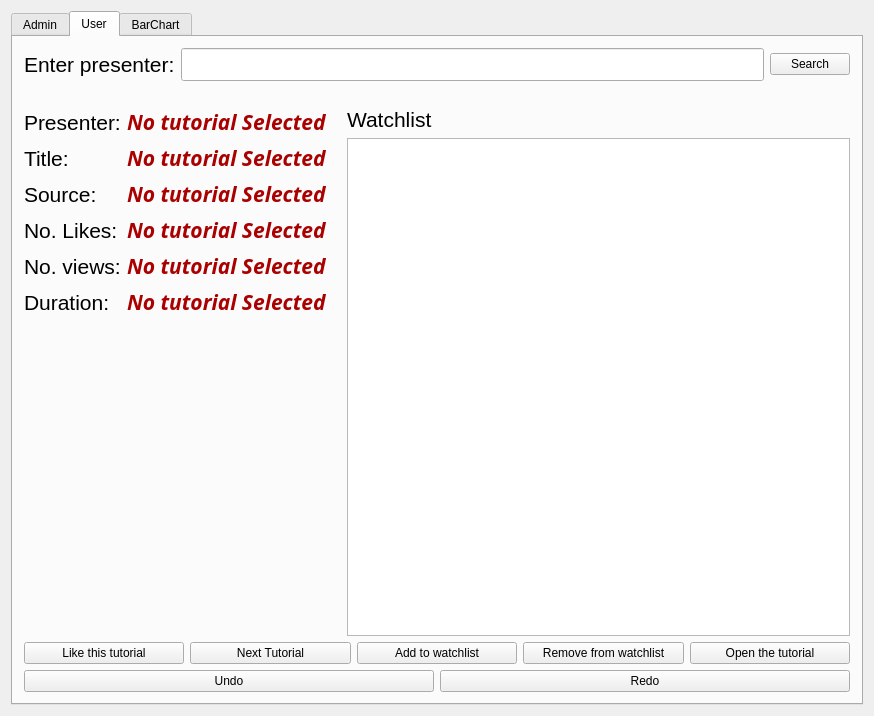
<?xml version="1.0" encoding="UTF-8"?>
<ui version="4.0">
 <class>GUIClass</class>
 <widget class="QMainWindow" name="GUIClass">
  <property name="geometry">
   <rect>
    <x>0</x>
    <y>0</y>
    <width>874</width>
    <height>716</height>
   </rect>
  </property>
  <property name="windowTitle">
   <string>GUI</string>
  </property>
  <widget class="QWidget" name="centralWidget">
   <layout class="QHBoxLayout" name="horizontalLayout">
    <item>
     <widget class="QTabWidget" name="tabWidget">
      <property name="currentIndex">
       <number>1</number>
      </property>
      <widget class="QWidget" name="adminTab">
       <attribute name="title">
        <string>Admin</string>
       </attribute>
       <layout class="QHBoxLayout" name="horizontalLayout_9">
        <item>
         <layout class="QVBoxLayout" name="leftLayout">
          <item>
           <layout class="QFormLayout" name="formLayout">
            <item row="0" column="0">
             <widget class="QLabel" name="label">
              <property name="font">
               <font>
                <pointsize>14</pointsize>
               </font>
              </property>
              <property name="text">
               <string>Presenter</string>
              </property>
             </widget>
            </item>
            <item row="0" column="1">
             <widget class="QLineEdit" name="presenterLineEdit">
              <property name="font">
               <font>
                <pointsize>14</pointsize>
               </font>
              </property>
              <property name="text">
               <string/>
              </property>
             </widget>
            </item>
            <item row="1" column="0">
             <widget class="QLabel" name="titleLabel">
              <property name="font">
               <font>
                <pointsize>14</pointsize>
               </font>
              </property>
              <property name="text">
               <string>Title</string>
              </property>
             </widget>
            </item>
            <item row="1" column="1">
             <widget class="QLineEdit" name="titleLineEdit">
              <property name="font">
               <font>
                <pointsize>14</pointsize>
               </font>
              </property>
             </widget>
            </item>
            <item row="2" column="0">
             <widget class="QLabel" name="noLikesLabel">
              <property name="font">
               <font>
                <pointsize>14</pointsize>
               </font>
              </property>
              <property name="text">
               <string>No. likes</string>
              </property>
             </widget>
            </item>
            <item row="2" column="1">
             <widget class="QLineEdit" name="noLikesLineEdit">
              <property name="font">
               <font>
                <pointsize>14</pointsize>
               </font>
              </property>
             </widget>
            </item>
            <item row="3" column="0">
             <widget class="QLabel" name="noViewsLabel">
              <property name="font">
               <font>
                <pointsize>14</pointsize>
               </font>
              </property>
              <property name="cursor">
               <cursorShape>ClosedHandCursor</cursorShape>
              </property>
              <property name="text">
               <string>No. Views</string>
              </property>
             </widget>
            </item>
            <item row="3" column="1">
             <widget class="QLineEdit" name="noViewsLineEdit">
              <property name="font">
               <font>
                <pointsize>14</pointsize>
               </font>
              </property>
              <property name="cursor">
               <cursorShape>ClosedHandCursor</cursorShape>
              </property>
             </widget>
            </item>
            <item row="4" column="0">
             <widget class="QLabel" name="sourceLabels">
              <property name="font">
               <font>
                <pointsize>14</pointsize>
               </font>
              </property>
              <property name="cursor">
               <cursorShape>ClosedHandCursor</cursorShape>
              </property>
              <property name="text">
               <string>Source</string>
              </property>
             </widget>
            </item>
            <item row="4" column="1">
             <widget class="QLineEdit" name="sourceLineEdit">
              <property name="font">
               <font>
                <pointsize>14</pointsize>
               </font>
              </property>
              <property name="cursor">
               <cursorShape>ClosedHandCursor</cursorShape>
              </property>
             </widget>
            </item>
            <item row="5" column="0">
             <widget class="QLabel" name="durationLabel">
              <property name="font">
               <font>
                <pointsize>14</pointsize>
               </font>
              </property>
              <property name="cursor">
               <cursorShape>ClosedHandCursor</cursorShape>
              </property>
              <property name="text">
               <string>Duration</string>
              </property>
             </widget>
            </item>
            <item row="5" column="1">
             <widget class="QLineEdit" name="durationLineEdit">
              <property name="font">
               <font>
                <pointsize>14</pointsize>
               </font>
              </property>
              <property name="cursor">
               <cursorShape>ClosedHandCursor</cursorShape>
              </property>
             </widget>
            </item>
           </layout>
          </item>
          <item>
           <layout class="QVBoxLayout" name="verticalLayout">
            <item>
             <layout class="QHBoxLayout" name="horizontalLayout_3">
              <item>
               <widget class="QPushButton" name="addButton">
                <property name="text">
                 <string>Add a tutorial</string>
                </property>
               </widget>
              </item>
              <item>
               <widget class="QPushButton" name="removeButton">
                <property name="text">
                 <string>Remove a tutorial</string>
                </property>
               </widget>
              </item>
             </layout>
            </item>
            <item>
             <layout class="QHBoxLayout" name="horizontalLayout_2">
              <item>
               <widget class="QPushButton" name="filterButton">
                <property name="text">
                 <string>Filter By Number of views</string>
                </property>
               </widget>
              </item>
              <item>
               <widget class="QLineEdit" name="noViewsFilterLineEdit"/>
              </item>
             </layout>
            </item>
            <item>
             <layout class="QHBoxLayout" name="horizontalLayout_4">
              <item>
               <widget class="QPushButton" name="undoButton">
                <property name="text">
                 <string>Undo</string>
                </property>
               </widget>
              </item>
              <item>
               <widget class="QPushButton" name="redoButton">
                <property name="text">
                 <string>Redo</string>
                </property>
               </widget>
              </item>
             </layout>
            </item>
           </layout>
          </item>
         </layout>
        </item>
        <item>
         <widget class="QTableView" name="tutorialView">
          <property name="alternatingRowColors">
           <bool>true</bool>
          </property>
          <property name="selectionMode">
           <enum>QAbstractItemView::SingleSelection</enum>
          </property>
          <property name="selectionBehavior">
           <enum>QAbstractItemView::SelectRows</enum>
          </property>
         </widget>
        </item>
       </layout>
      </widget>
      <widget class="QWidget" name="userTab">
       <attribute name="title">
        <string>User</string>
       </attribute>
       <layout class="QVBoxLayout" name="verticalLayout_3">
        <item>
         <layout class="QHBoxLayout" name="horizontalLayout_5">
          <item>
           <widget class="QLabel" name="label_2">
            <property name="font">
             <font>
              <pointsize>16</pointsize>
             </font>
            </property>
            <property name="text">
             <string>Enter presenter:</string>
            </property>
           </widget>
          </item>
          <item>
           <widget class="QLineEdit" name="presenterFilter">
            <property name="font">
             <font>
              <pointsize>16</pointsize>
             </font>
            </property>
           </widget>
          </item>
          <item>
           <widget class="QPushButton" name="searchButtom">
            <property name="text">
             <string>Search</string>
            </property>
           </widget>
          </item>
         </layout>
        </item>
        <item>
         <widget class="QLabel" name="label_5">
          <property name="text">
           <string/>
          </property>
         </widget>
        </item>
        <item>
         <layout class="QHBoxLayout" name="horizontalLayout_6">
          <item>
           <layout class="QFormLayout" name="formLayout_2">
            <item row="0" column="0">
             <widget class="QLabel" name="label_4">
              <property name="font">
               <font>
                <pointsize>16</pointsize>
               </font>
              </property>
              <property name="text">
               <string>Presenter:</string>
              </property>
             </widget>
            </item>
            <item row="0" column="1">
             <widget class="QLabel" name="presenterLabel">
              <property name="palette">
               <palette>
                <active>
                 <colorrole role="WindowText">
                  <brush brushstyle="SolidPattern">
                   <color alpha="255">
                    <red>170</red>
                    <green>0</green>
                    <blue>0</blue>
                   </color>
                  </brush>
                 </colorrole>
                </active>
                <inactive>
                 <colorrole role="WindowText">
                  <brush brushstyle="SolidPattern">
                   <color alpha="255">
                    <red>170</red>
                    <green>0</green>
                    <blue>0</blue>
                   </color>
                  </brush>
                 </colorrole>
                </inactive>
                <disabled>
                 <colorrole role="WindowText">
                  <brush brushstyle="SolidPattern">
                   <color alpha="255">
                    <red>120</red>
                    <green>120</green>
                    <blue>120</blue>
                   </color>
                  </brush>
                 </colorrole>
                </disabled>
               </palette>
              </property>
              <property name="font">
               <font>
                <family>Trebuchet MS</family>
                <pointsize>16</pointsize>
                <weight>75</weight>
                <italic>true</italic>
                <bold>true</bold>
               </font>
              </property>
              <property name="text">
               <string>No tutorial Selected</string>
              </property>
             </widget>
            </item>
            <item row="1" column="0">
             <widget class="QLabel" name="label_3">
              <property name="font">
               <font>
                <pointsize>16</pointsize>
               </font>
              </property>
              <property name="text">
               <string>Title:</string>
              </property>
             </widget>
            </item>
            <item row="1" column="1">
             <widget class="QLabel" name="titlelabel">
              <property name="palette">
               <palette>
                <active>
                 <colorrole role="WindowText">
                  <brush brushstyle="SolidPattern">
                   <color alpha="255">
                    <red>170</red>
                    <green>0</green>
                    <blue>0</blue>
                   </color>
                  </brush>
                 </colorrole>
                </active>
                <inactive>
                 <colorrole role="WindowText">
                  <brush brushstyle="SolidPattern">
                   <color alpha="255">
                    <red>170</red>
                    <green>0</green>
                    <blue>0</blue>
                   </color>
                  </brush>
                 </colorrole>
                </inactive>
                <disabled>
                 <colorrole role="WindowText">
                  <brush brushstyle="SolidPattern">
                   <color alpha="255">
                    <red>120</red>
                    <green>120</green>
                    <blue>120</blue>
                   </color>
                  </brush>
                 </colorrole>
                </disabled>
               </palette>
              </property>
              <property name="font">
               <font>
                <family>Trebuchet MS</family>
                <pointsize>16</pointsize>
                <weight>75</weight>
                <italic>true</italic>
                <bold>true</bold>
               </font>
              </property>
              <property name="text">
               <string>No tutorial Selected</string>
              </property>
             </widget>
            </item>
            <item row="2" column="0">
             <widget class="QLabel" name="label_6">
              <property name="font">
               <font>
                <pointsize>16</pointsize>
               </font>
              </property>
              <property name="text">
               <string>Source:</string>
              </property>
             </widget>
            </item>
            <item row="2" column="1">
             <widget class="QLabel" name="sourceLabel">
              <property name="palette">
               <palette>
                <active>
                 <colorrole role="WindowText">
                  <brush brushstyle="SolidPattern">
                   <color alpha="255">
                    <red>170</red>
                    <green>0</green>
                    <blue>0</blue>
                   </color>
                  </brush>
                 </colorrole>
                </active>
                <inactive>
                 <colorrole role="WindowText">
                  <brush brushstyle="SolidPattern">
                   <color alpha="255">
                    <red>170</red>
                    <green>0</green>
                    <blue>0</blue>
                   </color>
                  </brush>
                 </colorrole>
                </inactive>
                <disabled>
                 <colorrole role="WindowText">
                  <brush brushstyle="SolidPattern">
                   <color alpha="255">
                    <red>120</red>
                    <green>120</green>
                    <blue>120</blue>
                   </color>
                  </brush>
                 </colorrole>
                </disabled>
               </palette>
              </property>
              <property name="font">
               <font>
                <family>Trebuchet MS</family>
                <pointsize>16</pointsize>
                <weight>75</weight>
                <italic>true</italic>
                <bold>true</bold>
               </font>
              </property>
              <property name="text">
               <string>No tutorial Selected</string>
              </property>
             </widget>
            </item>
            <item row="3" column="0">
             <widget class="QLabel" name="label_7">
              <property name="font">
               <font>
                <pointsize>16</pointsize>
               </font>
              </property>
              <property name="text">
               <string>No. Likes:</string>
              </property>
             </widget>
            </item>
            <item row="3" column="1">
             <widget class="QLabel" name="noLikesLabel_2">
              <property name="palette">
               <palette>
                <active>
                 <colorrole role="WindowText">
                  <brush brushstyle="SolidPattern">
                   <color alpha="255">
                    <red>170</red>
                    <green>0</green>
                    <blue>0</blue>
                   </color>
                  </brush>
                 </colorrole>
                </active>
                <inactive>
                 <colorrole role="WindowText">
                  <brush brushstyle="SolidPattern">
                   <color alpha="255">
                    <red>170</red>
                    <green>0</green>
                    <blue>0</blue>
                   </color>
                  </brush>
                 </colorrole>
                </inactive>
                <disabled>
                 <colorrole role="WindowText">
                  <brush brushstyle="SolidPattern">
                   <color alpha="255">
                    <red>120</red>
                    <green>120</green>
                    <blue>120</blue>
                   </color>
                  </brush>
                 </colorrole>
                </disabled>
               </palette>
              </property>
              <property name="font">
               <font>
                <family>Trebuchet MS</family>
                <pointsize>16</pointsize>
                <weight>75</weight>
                <italic>true</italic>
                <bold>true</bold>
               </font>
              </property>
              <property name="text">
               <string>No tutorial Selected</string>
              </property>
             </widget>
            </item>
            <item row="4" column="0">
             <widget class="QLabel" name="label_8">
              <property name="font">
               <font>
                <pointsize>16</pointsize>
               </font>
              </property>
              <property name="text">
               <string>No. views:</string>
              </property>
             </widget>
            </item>
            <item row="4" column="1">
             <widget class="QLabel" name="noViewsLabel_2">
              <property name="palette">
               <palette>
                <active>
                 <colorrole role="WindowText">
                  <brush brushstyle="SolidPattern">
                   <color alpha="255">
                    <red>170</red>
                    <green>0</green>
                    <blue>0</blue>
                   </color>
                  </brush>
                 </colorrole>
                </active>
                <inactive>
                 <colorrole role="WindowText">
                  <brush brushstyle="SolidPattern">
                   <color alpha="255">
                    <red>170</red>
                    <green>0</green>
                    <blue>0</blue>
                   </color>
                  </brush>
                 </colorrole>
                </inactive>
                <disabled>
                 <colorrole role="WindowText">
                  <brush brushstyle="SolidPattern">
                   <color alpha="255">
                    <red>120</red>
                    <green>120</green>
                    <blue>120</blue>
                   </color>
                  </brush>
                 </colorrole>
                </disabled>
               </palette>
              </property>
              <property name="font">
               <font>
                <family>Trebuchet MS</family>
                <pointsize>16</pointsize>
                <weight>75</weight>
                <italic>true</italic>
                <bold>true</bold>
               </font>
              </property>
              <property name="text">
               <string>No tutorial Selected</string>
              </property>
             </widget>
            </item>
            <item row="5" column="0">
             <widget class="QLabel" name="label_9">
              <property name="font">
               <font>
                <pointsize>16</pointsize>
               </font>
              </property>
              <property name="text">
               <string>Duration:</string>
              </property>
             </widget>
            </item>
            <item row="5" column="1">
             <widget class="QLabel" name="Duration">
              <property name="palette">
               <palette>
                <active>
                 <colorrole role="WindowText">
                  <brush brushstyle="SolidPattern">
                   <color alpha="255">
                    <red>170</red>
                    <green>0</green>
                    <blue>0</blue>
                   </color>
                  </brush>
                 </colorrole>
                </active>
                <inactive>
                 <colorrole role="WindowText">
                  <brush brushstyle="SolidPattern">
                   <color alpha="255">
                    <red>170</red>
                    <green>0</green>
                    <blue>0</blue>
                   </color>
                  </brush>
                 </colorrole>
                </inactive>
                <disabled>
                 <colorrole role="WindowText">
                  <brush brushstyle="SolidPattern">
                   <color alpha="255">
                    <red>120</red>
                    <green>120</green>
                    <blue>120</blue>
                   </color>
                  </brush>
                 </colorrole>
                </disabled>
               </palette>
              </property>
              <property name="font">
               <font>
                <family>Trebuchet MS</family>
                <pointsize>16</pointsize>
                <weight>75</weight>
                <italic>true</italic>
                <bold>true</bold>
               </font>
              </property>
              <property name="text">
               <string>No tutorial Selected</string>
              </property>
              <property name="textFormat">
               <enum>Qt::PlainText</enum>
              </property>
             </widget>
            </item>
           </layout>
          </item>
          <item>
           <widget class="QLabel" name="label_11">
            <property name="text">
             <string/>
            </property>
           </widget>
          </item>
          <item>
           <layout class="QVBoxLayout" name="verticalLayout_2">
            <item>
             <widget class="QLabel" name="label_10">
              <property name="font">
               <font>
                <pointsize>16</pointsize>
               </font>
              </property>
              <property name="text">
               <string>Watchlist</string>
              </property>
             </widget>
            </item>
            <item>
             <widget class="QTableView" name="watchlistView">
              <property name="selectionMode">
               <enum>QAbstractItemView::ContiguousSelection</enum>
              </property>
              <property name="selectionBehavior">
               <enum>QAbstractItemView::SelectRows</enum>
              </property>
             </widget>
            </item>
           </layout>
          </item>
         </layout>
        </item>
        <item>
         <layout class="QHBoxLayout" name="horizontalLayout_7">
          <item>
           <widget class="QPushButton" name="likeButton">
            <property name="text">
             <string>Like this tutorial</string>
            </property>
           </widget>
          </item>
          <item>
           <widget class="QPushButton" name="nextButton">
            <property name="text">
             <string>Next Tutorial</string>
            </property>
           </widget>
          </item>
          <item>
           <widget class="QPushButton" name="addToWatchlistButton">
            <property name="text">
             <string>Add to watchlist</string>
            </property>
           </widget>
          </item>
          <item>
           <widget class="QPushButton" name="removeFromWatchlist">
            <property name="text">
             <string>Remove from watchlist</string>
            </property>
            <property name="checkable">
             <bool>false</bool>
            </property>
           </widget>
          </item>
          <item>
           <widget class="QPushButton" name="openTutorial">
            <property name="text">
             <string>Open the tutorial</string>
            </property>
           </widget>
          </item>
         </layout>
        </item>
        <item>
         <layout class="QHBoxLayout" name="horizontalLayout_10">
          <item>
           <widget class="QPushButton" name="undoWatchlist">
            <property name="text">
             <string>Undo</string>
            </property>
           </widget>
          </item>
          <item>
           <widget class="QPushButton" name="redoWatchlist">
            <property name="text">
             <string>Redo</string>
            </property>
           </widget>
          </item>
         </layout>
        </item>
       </layout>
      </widget>
      <widget class="QWidget" name="tab_3">
       <attribute name="title">
        <string>BarChart</string>
       </attribute>
       <layout class="QHBoxLayout" name="horizontalLayout_8">
        <item>
         <widget class="QCustomPlot" name="barChart" native="true"/>
        </item>
       </layout>
      </widget>
     </widget>
    </item>
   </layout>
  </widget>
 </widget>
 <layoutdefault spacing="6" margin="11"/>
 <customwidgets>
  <customwidget>
   <class>QCustomPlot</class>
   <extends>QWidget</extends>
   <header location="global">qcustomplot.h</header>
   <container>1</container>
  </customwidget>
 </customwidgets>
 <resources>
  <include location="GUI.qrc"/>
 </resources>
 <connections/>
</ui>
